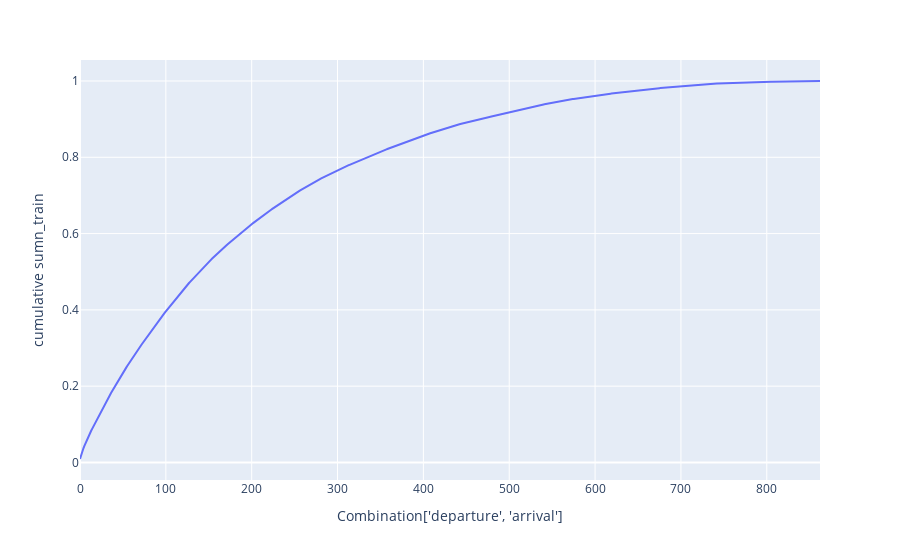

The notebook cell this image was saved under:
### Code cell
id_importance(df, ['departure', 'arrival'], 'n_train', type='graph')

### Figure 1 — Plotly figure (JSON) as saved in the notebook; plotly's stock layout.template omitted (floating-point values rounded to 4 significant figures; data arrays with more than 128 entries replaced by an {"elided": "..."} marker saying what was removed)
{"data": [{"hovertemplate": "Combination['departure', 'arrival']=%{x}<br>cumulative sumn_train=%{y}<extra></extra>", "legendgroup": "", "line": {"color": "#636efa", "dash": "solid"}, "marker": {"symbol": "circle"}, "mode": "lines", "name": "", "orientation": "v", "showlegend": false, "type": "scatter", "x": {"elided": "863 int values"}, "xaxis": "x", "y": {"elided": "863 float values"}, "yaxis": "y"}], "layout": {"legend": {"tracegroupgap": 0}, "margin": {"t": 60}, "xaxis": {"anchor": "y", "domain": [0, 1], "title": {"text": "Combination['departure', 'arrival']"}}, "yaxis": {"anchor": "x", "domain": [0, 1], "title": {"text": "cumulative sumn_train"}}}}
